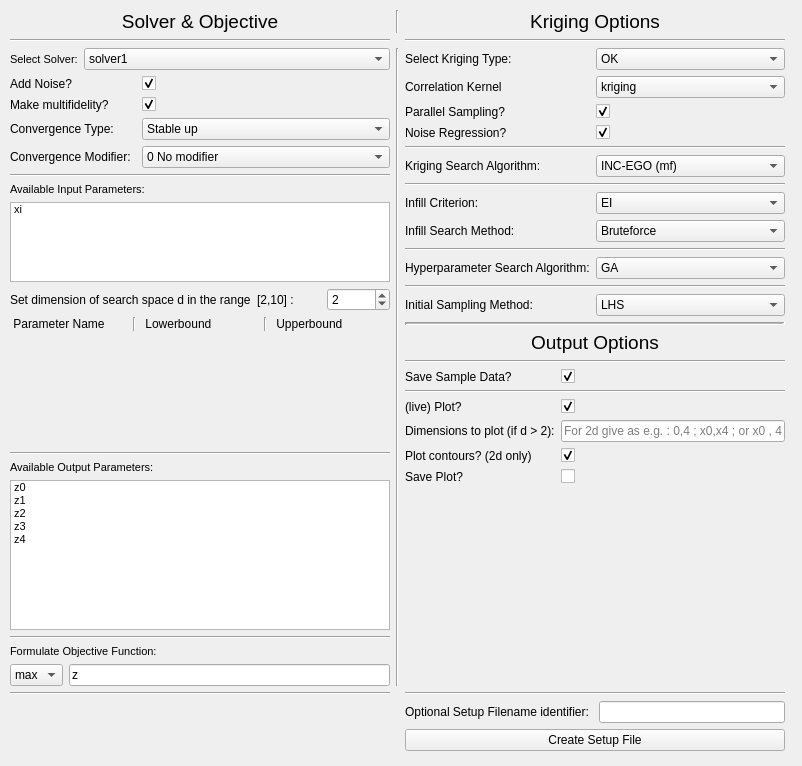
<?xml version="1.0" encoding="UTF-8"?>
<ui version="4.0">
 <class>Form</class>
 <widget class="QWidget" name="Form">
  <property name="geometry">
   <rect>
    <x>0</x>
    <y>0</y>
    <width>802</width>
    <height>766</height>
   </rect>
  </property>
  <property name="sizePolicy">
   <sizepolicy hsizetype="Preferred" vsizetype="Expanding">
    <horstretch>0</horstretch>
    <verstretch>0</verstretch>
   </sizepolicy>
  </property>
  <property name="windowTitle">
   <string>Create Setup File</string>
  </property>
  <widget class="QWidget" name="gridLayoutWidget">
   <property name="geometry">
    <rect>
     <x>10</x>
     <y>10</y>
     <width>781</width>
     <height>741</height>
    </rect>
   </property>
   <layout class="QGridLayout" name="gridLayout">
    <property name="sizeConstraint">
     <enum>QLayout::SetDefaultConstraint</enum>
    </property>
    <item row="3" column="0">
     <layout class="QVBoxLayout" name="verticalLayout_2">
      <item>
       <layout class="QHBoxLayout" name="horizontalLayout">
        <item>
         <widget class="QLabel" name="SelectSolverLabel">
          <property name="sizePolicy">
           <sizepolicy hsizetype="Maximum" vsizetype="Preferred">
            <horstretch>0</horstretch>
            <verstretch>0</verstretch>
           </sizepolicy>
          </property>
          <property name="font">
           <font>
            <pointsize>8</pointsize>
           </font>
          </property>
          <property name="text">
           <string>Select Solver:</string>
          </property>
         </widget>
        </item>
        <item>
         <widget class="QComboBox" name="selectSolverComboBox">
          <property name="sizePolicy">
           <sizepolicy hsizetype="Preferred" vsizetype="Fixed">
            <horstretch>0</horstretch>
            <verstretch>0</verstretch>
           </sizepolicy>
          </property>
          <item>
           <property name="text">
            <string>solver1</string>
           </property>
          </item>
          <item>
           <property name="text">
            <string>testfunction 1</string>
           </property>
          </item>
          <item>
           <property name="text">
            <string>testfunction 2</string>
           </property>
          </item>
         </widget>
        </item>
       </layout>
      </item>
      <item>
       <layout class="QFormLayout" name="internalSolverFormLayout">
        <property name="fieldGrowthPolicy">
         <enum>QFormLayout::AllNonFixedFieldsGrow</enum>
        </property>
        <property name="formAlignment">
         <set>Qt::AlignRight|Qt::AlignTop|Qt::AlignTrailing</set>
        </property>
        <item row="1" column="0">
         <widget class="QLabel" name="multifidelityLabel">
          <property name="text">
           <string>Make multifidelity?       </string>
          </property>
         </widget>
        </item>
        <item row="1" column="1">
         <widget class="QCheckBox" name="multifidelityCheckBox">
          <property name="checked">
           <bool>true</bool>
          </property>
         </widget>
        </item>
        <item row="2" column="0">
         <widget class="QLabel" name="convergenceTypeLabel">
          <property name="text">
           <string>Convergence Type:     </string>
          </property>
         </widget>
        </item>
        <item row="2" column="1">
         <widget class="QComboBox" name="convergenceTypeComboBox">
          <item>
           <property name="text">
            <string>Stable up</string>
           </property>
          </item>
          <item>
           <property name="text">
            <string>Stable down</string>
           </property>
          </item>
          <item>
           <property name="text">
            <string>Alternating harmonic</string>
           </property>
          </item>
         </widget>
        </item>
        <item row="3" column="0">
         <widget class="QLabel" name="convergenceModifierLabel">
          <property name="text">
           <string>Convergence Modifier:</string>
          </property>
         </widget>
        </item>
        <item row="3" column="1">
         <widget class="QComboBox" name="convergenceModifierComboBox">
          <item>
           <property name="text">
            <string>0 No modifier</string>
           </property>
          </item>
          <item>
           <property name="text">
            <string>1 Sinus (Linear)</string>
           </property>
          </item>
          <item>
           <property name="text">
            <string>2 Sinus (non-Linear)</string>
           </property>
          </item>
          <item>
           <property name="text">
            <string>3 Sinus (very non-Linear)</string>
           </property>
          </item>
         </widget>
        </item>
        <item row="0" column="0">
         <widget class="QLabel" name="addSolverNoiseLabel">
          <property name="text">
           <string>Add Noise?                   </string>
          </property>
         </widget>
        </item>
        <item row="0" column="1">
         <widget class="QCheckBox" name="addSolverNoiseCheckBox">
          <property name="autoFillBackground">
           <bool>false</bool>
          </property>
          <property name="checkable">
           <bool>true</bool>
          </property>
          <property name="checked">
           <bool>true</bool>
          </property>
          <property name="tristate">
           <bool>false</bool>
          </property>
         </widget>
        </item>
       </layout>
      </item>
      <item>
       <widget class="Line" name="line_8">
        <property name="orientation">
         <enum>Qt::Horizontal</enum>
        </property>
       </widget>
      </item>
      <item>
       <widget class="QLabel" name="solverInputParameterLabel">
        <property name="font">
         <font>
          <pointsize>8</pointsize>
         </font>
        </property>
        <property name="text">
         <string>Available Input Parameters:</string>
        </property>
       </widget>
      </item>
      <item>
       <widget class="QListWidget" name="solverInputParameterListWidget">
        <property name="sizePolicy">
         <sizepolicy hsizetype="Expanding" vsizetype="MinimumExpanding">
          <horstretch>0</horstretch>
          <verstretch>0</verstretch>
         </sizepolicy>
        </property>
        <property name="minimumSize">
         <size>
          <width>0</width>
          <height>80</height>
         </size>
        </property>
        <property name="maximumSize">
         <size>
          <width>16777215</width>
          <height>80</height>
         </size>
        </property>
        <property name="font">
         <font>
          <pointsize>8</pointsize>
         </font>
        </property>
        <item>
         <property name="text">
          <string>xi</string>
         </property>
        </item>
       </widget>
      </item>
      <item>
       <layout class="QHBoxLayout" name="horizontalLayout_2">
        <item>
         <widget class="QLabel" name="dimensionLabel">
          <property name="text">
           <string>Set dimension of search space d in the range</string>
          </property>
         </widget>
        </item>
        <item>
         <widget class="QLabel" name="dimensionRangeLabel">
          <property name="text">
           <string>[2,10] :</string>
          </property>
         </widget>
        </item>
        <item>
         <widget class="QSpinBox" name="dimensionSpinBox">
          <property name="minimum">
           <number>1</number>
          </property>
          <property name="maximum">
           <number>10</number>
          </property>
          <property name="value">
           <number>2</number>
          </property>
         </widget>
        </item>
       </layout>
      </item>
      <item>
       <layout class="QVBoxLayout" name="ParameterRangeVerticalLayout">
        <item>
         <layout class="QHBoxLayout" name="ParameterRangeHorizontalLayout_Name">
          <item>
           <widget class="QLabel" name="label_4">
            <property name="text">
             <string> Parameter Name</string>
            </property>
           </widget>
          </item>
          <item>
           <widget class="Line" name="line_14">
            <property name="orientation">
             <enum>Qt::Vertical</enum>
            </property>
           </widget>
          </item>
          <item>
           <widget class="QLabel" name="label_5">
            <property name="text">
             <string> Lowerbound</string>
            </property>
           </widget>
          </item>
          <item>
           <widget class="Line" name="line_15">
            <property name="orientation">
             <enum>Qt::Vertical</enum>
            </property>
           </widget>
          </item>
          <item>
           <widget class="QLabel" name="label_6">
            <property name="text">
             <string> Upperbound</string>
            </property>
           </widget>
          </item>
         </layout>
        </item>
       </layout>
      </item>
      <item>
       <spacer name="verticalSpacer_2">
        <property name="orientation">
         <enum>Qt::Vertical</enum>
        </property>
        <property name="sizeHint" stdset="0">
         <size>
          <width>20</width>
          <height>40</height>
         </size>
        </property>
       </spacer>
      </item>
      <item>
       <widget class="Line" name="line_6">
        <property name="orientation">
         <enum>Qt::Horizontal</enum>
        </property>
       </widget>
      </item>
      <item>
       <widget class="QLabel" name="solverOutputParameterLabel">
        <property name="font">
         <font>
          <pointsize>8</pointsize>
         </font>
        </property>
        <property name="text">
         <string>Available Output Parameters:</string>
        </property>
       </widget>
      </item>
      <item>
       <widget class="QListWidget" name="solverOutputParameterListWidget">
        <property name="sizePolicy">
         <sizepolicy hsizetype="Expanding" vsizetype="MinimumExpanding">
          <horstretch>0</horstretch>
          <verstretch>0</verstretch>
         </sizepolicy>
        </property>
        <property name="minimumSize">
         <size>
          <width>0</width>
          <height>80</height>
         </size>
        </property>
        <property name="maximumSize">
         <size>
          <width>16777215</width>
          <height>150</height>
         </size>
        </property>
        <property name="font">
         <font>
          <pointsize>8</pointsize>
         </font>
        </property>
        <property name="movement">
         <enum>QListView::Static</enum>
        </property>
        <property name="isWrapping" stdset="0">
         <bool>false</bool>
        </property>
        <item>
         <property name="text">
          <string>z0</string>
         </property>
        </item>
        <item>
         <property name="text">
          <string>z1</string>
         </property>
        </item>
        <item>
         <property name="text">
          <string>z2</string>
         </property>
        </item>
        <item>
         <property name="text">
          <string>z3</string>
         </property>
        </item>
        <item>
         <property name="text">
          <string>z4</string>
         </property>
        </item>
       </widget>
      </item>
      <item>
       <widget class="Line" name="line_7">
        <property name="orientation">
         <enum>Qt::Horizontal</enum>
        </property>
       </widget>
      </item>
      <item>
       <widget class="QLabel" name="formulateObjectiveFunctionLabel">
        <property name="font">
         <font>
          <pointsize>8</pointsize>
         </font>
        </property>
        <property name="text">
         <string>Formulate Objective Function:</string>
        </property>
       </widget>
      </item>
      <item>
       <layout class="QHBoxLayout" name="objectiveFunctionHorizontalLayout">
        <item>
         <widget class="QComboBox" name="objectiveFunctionMinMaxComboBox">
          <item>
           <property name="text">
            <string>max</string>
           </property>
          </item>
          <item>
           <property name="text">
            <string>min</string>
           </property>
          </item>
         </widget>
        </item>
        <item>
         <widget class="QLineEdit" name="objectiveFunctionLineEdit">
          <property name="text">
           <string>z</string>
          </property>
         </widget>
        </item>
       </layout>
      </item>
     </layout>
    </item>
    <item row="5" column="2">
     <layout class="QHBoxLayout" name="horizontalLayout_4">
      <item>
       <widget class="QLabel" name="label">
        <property name="text">
         <string>Optional Setup Filename identifier: </string>
        </property>
       </widget>
      </item>
      <item>
       <widget class="QLineEdit" name="optionalFilenameLineEdit">
        <property name="inputMask">
         <string/>
        </property>
       </widget>
      </item>
     </layout>
    </item>
    <item row="2" column="2">
     <widget class="Line" name="line_4">
      <property name="orientation">
       <enum>Qt::Horizontal</enum>
      </property>
     </widget>
    </item>
    <item row="1" column="1">
     <widget class="Line" name="line">
      <property name="orientation">
       <enum>Qt::Vertical</enum>
      </property>
     </widget>
    </item>
    <item row="3" column="1">
     <widget class="Line" name="line_2">
      <property name="orientation">
       <enum>Qt::Vertical</enum>
      </property>
     </widget>
    </item>
    <item row="1" column="2">
     <widget class="QLabel" name="titleKriginOptionsLabel">
      <property name="font">
       <font>
        <pointsize>14</pointsize>
       </font>
      </property>
      <property name="text">
       <string>Kriging Options</string>
      </property>
      <property name="alignment">
       <set>Qt::AlignHCenter|Qt::AlignTop</set>
      </property>
     </widget>
    </item>
    <item row="3" column="2">
     <layout class="QVBoxLayout" name="verticalLayout">
      <item>
       <layout class="QFormLayout" name="krigingOptionsFormLayout">
        <item row="0" column="0">
         <widget class="QLabel" name="selectKrigingTypeLabel">
          <property name="text">
           <string>Select Kriging Type:</string>
          </property>
         </widget>
        </item>
        <item row="0" column="1">
         <widget class="QComboBox" name="selectKrigingTypeComboBox">
          <item>
           <property name="text">
            <string>OK</string>
           </property>
          </item>
          <item>
           <property name="text">
            <string>UK</string>
           </property>
          </item>
         </widget>
        </item>
        <item row="1" column="0">
         <widget class="QLabel" name="correlationKernelLabel">
          <property name="text">
           <string>Correlation Kernel</string>
          </property>
         </widget>
        </item>
        <item row="1" column="1">
         <widget class="QComboBox" name="correlationKernelComboBox">
          <item>
           <property name="text">
            <string>kriging</string>
           </property>
          </item>
         </widget>
        </item>
        <item row="2" column="0">
         <widget class="QLabel" name="parallelSamplingLabel">
          <property name="text">
           <string>Parallel Sampling?</string>
          </property>
         </widget>
        </item>
        <item row="2" column="1">
         <widget class="QCheckBox" name="parallelSamplingCheckBox">
          <property name="checked">
           <bool>true</bool>
          </property>
         </widget>
        </item>
        <item row="4" column="0" colspan="2">
         <widget class="Line" name="line_16">
          <property name="orientation">
           <enum>Qt::Horizontal</enum>
          </property>
         </widget>
        </item>
        <item row="5" column="0">
         <widget class="QLabel" name="krigingSearchAlgorithmLabel">
          <property name="text">
           <string>Kriging Search Algorithm:</string>
          </property>
         </widget>
        </item>
        <item row="5" column="1">
         <widget class="QComboBox" name="krigingSearchAlgorithmComboBox">
          <item>
           <property name="text">
            <string>INC-EGO (mf)</string>
           </property>
          </item>
          <item>
           <property name="text">
            <string>EGO (non-mf)</string>
           </property>
          </item>
         </widget>
        </item>
        <item row="6" column="0" colspan="2">
         <widget class="Line" name="line_17">
          <property name="orientation">
           <enum>Qt::Horizontal</enum>
          </property>
         </widget>
        </item>
        <item row="7" column="0">
         <widget class="QLabel" name="infillCriterionLabel">
          <property name="text">
           <string>Infill Criterion:</string>
          </property>
         </widget>
        </item>
        <item row="7" column="1">
         <widget class="QComboBox" name="infillCriterionComboBox">
          <item>
           <property name="text">
            <string>EI</string>
           </property>
          </item>
          <item>
           <property name="text">
            <string>Kriging Uncertainty</string>
           </property>
          </item>
         </widget>
        </item>
        <item row="8" column="0">
         <widget class="QLabel" name="infillSearchAlgorithmLabel">
          <property name="text">
           <string>Infill Search Method:</string>
          </property>
         </widget>
        </item>
        <item row="8" column="1">
         <widget class="QComboBox" name="infillSearchAlgorithmComboBox">
          <item>
           <property name="text">
            <string>Bruteforce</string>
           </property>
          </item>
          <item>
           <property name="text">
            <string>GA</string>
           </property>
          </item>
          <item>
           <property name="text">
            <string>Multistart + hillclimb</string>
           </property>
          </item>
          <item>
           <property name="text">
            <string>Bayesian</string>
           </property>
          </item>
          <item>
           <property name="text">
            <string>Random</string>
           </property>
          </item>
         </widget>
        </item>
        <item row="9" column="0" colspan="2">
         <widget class="Line" name="line_18">
          <property name="orientation">
           <enum>Qt::Horizontal</enum>
          </property>
         </widget>
        </item>
        <item row="10" column="0">
         <widget class="QLabel" name="hyperparameterSearchAlgorithmLabel">
          <property name="text">
           <string>Hyperparameter Search Algorithm:</string>
          </property>
         </widget>
        </item>
        <item row="10" column="1">
         <widget class="QComboBox" name="hyperparameterSearchAlgorithmComboBox">
          <item>
           <property name="text">
            <string>GA</string>
           </property>
          </item>
          <item>
           <property name="text">
            <string>GA + multistart hillclimb</string>
           </property>
          </item>
          <item>
           <property name="text">
            <string>Multistart hillclimb</string>
           </property>
          </item>
         </widget>
        </item>
        <item row="11" column="0" colspan="2">
         <widget class="Line" name="line_13">
          <property name="orientation">
           <enum>Qt::Horizontal</enum>
          </property>
         </widget>
        </item>
        <item row="12" column="0">
         <widget class="QLabel" name="doELabel">
          <property name="text">
           <string>Initial Sampling Method:</string>
          </property>
         </widget>
        </item>
        <item row="12" column="1">
         <widget class="QComboBox" name="doEComboBox">
          <item>
           <property name="text">
            <string>LHS</string>
           </property>
          </item>
          <item>
           <property name="text">
            <string>Grid</string>
           </property>
          </item>
          <item>
           <property name="text">
            <string>Random</string>
           </property>
          </item>
         </widget>
        </item>
        <item row="3" column="0">
         <widget class="QLabel" name="noiseRegressionLabel">
          <property name="text">
           <string>Noise Regression?</string>
          </property>
         </widget>
        </item>
        <item row="3" column="1">
         <widget class="QCheckBox" name="noiseRegressionCheckBox">
          <property name="checked">
           <bool>true</bool>
          </property>
         </widget>
        </item>
       </layout>
      </item>
      <item>
       <widget class="Line" name="separatorLine">
        <property name="frameShadow">
         <enum>QFrame::Sunken</enum>
        </property>
        <property name="lineWidth">
         <number>2</number>
        </property>
        <property name="midLineWidth">
         <number>1</number>
        </property>
        <property name="orientation">
         <enum>Qt::Horizontal</enum>
        </property>
       </widget>
      </item>
      <item>
       <widget class="QLabel" name="titleOutputOptions">
        <property name="font">
         <font>
          <pointsize>14</pointsize>
         </font>
        </property>
        <property name="text">
         <string>Output Options</string>
        </property>
        <property name="alignment">
         <set>Qt::AlignHCenter|Qt::AlignTop</set>
        </property>
       </widget>
      </item>
      <item>
       <widget class="Line" name="line_12">
        <property name="orientation">
         <enum>Qt::Horizontal</enum>
        </property>
       </widget>
      </item>
      <item>
       <layout class="QFormLayout" name="outputOptionsFormLayout">
        <item row="0" column="0">
         <widget class="QLabel" name="saveSampleDataLabel">
          <property name="text">
           <string>Save Sample Data?</string>
          </property>
         </widget>
        </item>
        <item row="0" column="1">
         <widget class="QCheckBox" name="saveSampleDataCheckBox">
          <property name="checked">
           <bool>true</bool>
          </property>
         </widget>
        </item>
        <item row="1" column="0" colspan="2">
         <widget class="Line" name="line_9">
          <property name="orientation">
           <enum>Qt::Horizontal</enum>
          </property>
         </widget>
        </item>
        <item row="2" column="0">
         <widget class="QLabel" name="livePlotLabel">
          <property name="text">
           <string>(live) Plot?</string>
          </property>
         </widget>
        </item>
        <item row="2" column="1">
         <widget class="QCheckBox" name="livePlotCheckBox">
          <property name="checked">
           <bool>true</bool>
          </property>
         </widget>
        </item>
        <item row="3" column="0">
         <widget class="QLabel" name="dimensionsToPlotLabel">
          <property name="text">
           <string>Dimensions to plot (if d &gt; 2):</string>
          </property>
         </widget>
        </item>
        <item row="3" column="1">
         <widget class="QLineEdit" name="dimensionsToPlotLineEdit">
          <property name="minimumSize">
           <size>
            <width>0</width>
            <height>20</height>
           </size>
          </property>
          <property name="placeholderText">
           <string>For 2d give as e.g. : 0,4 ; x0,x4 ; or x0 , 4</string>
          </property>
         </widget>
        </item>
        <item row="4" column="0">
         <widget class="QLabel" name="includeContourplotLabel">
          <property name="text">
           <string>Plot contours? (2d only)</string>
          </property>
         </widget>
        </item>
        <item row="4" column="1">
         <widget class="QCheckBox" name="includeContourplotCheckBox">
          <property name="checked">
           <bool>true</bool>
          </property>
         </widget>
        </item>
        <item row="5" column="0">
         <widget class="QLabel" name="savePlotLabel">
          <property name="text">
           <string>Save Plot?</string>
          </property>
         </widget>
        </item>
        <item row="5" column="1">
         <widget class="QCheckBox" name="savePlotCheckBox"/>
        </item>
       </layout>
      </item>
      <item>
       <spacer name="verticalSpacer">
        <property name="orientation">
         <enum>Qt::Vertical</enum>
        </property>
        <property name="sizeHint" stdset="0">
         <size>
          <width>20</width>
          <height>40</height>
         </size>
        </property>
       </spacer>
      </item>
     </layout>
    </item>
    <item row="6" column="2">
     <widget class="QPushButton" name="createSetupFileButton">
      <property name="text">
       <string>Create Setup File</string>
      </property>
      <property name="shortcut">
       <string>Return</string>
      </property>
     </widget>
    </item>
    <item row="2" column="0">
     <widget class="Line" name="line_3">
      <property name="orientation">
       <enum>Qt::Horizontal</enum>
      </property>
     </widget>
    </item>
    <item row="2" column="4">
     <widget class="Line" name="line_5">
      <property name="orientation">
       <enum>Qt::Horizontal</enum>
      </property>
     </widget>
    </item>
    <item row="4" column="2">
     <widget class="Line" name="line_10">
      <property name="orientation">
       <enum>Qt::Horizontal</enum>
      </property>
     </widget>
    </item>
    <item row="1" column="0">
     <widget class="QLabel" name="titleSolverAndObjectiveLabel">
      <property name="font">
       <font>
        <pointsize>14</pointsize>
       </font>
      </property>
      <property name="text">
       <string>Solver &amp; Objective</string>
      </property>
      <property name="alignment">
       <set>Qt::AlignHCenter|Qt::AlignTop</set>
      </property>
     </widget>
    </item>
    <item row="4" column="0">
     <widget class="Line" name="line_11">
      <property name="orientation">
       <enum>Qt::Horizontal</enum>
      </property>
     </widget>
    </item>
   </layout>
  </widget>
 </widget>
 <resources/>
 <connections/>
</ui>
